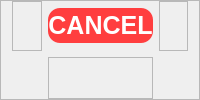
                     <widget class="QFrame" name="frame_cancel_edit_equipment">
                      <property name="minimumSize">
                       <size>
                        <width>0</width>
                        <height>35</height>
                       </size>
                      </property>
                      <property name="maximumSize">
                       <size>
                        <width>16777215</width>
                        <height>100</height>
                       </size>
                      </property>
                      <property name="styleSheet">
                       <string notr="true">border-width: 0px;</string>
                      </property>
                      <property name="frameShape">
                       <enum>QFrame::StyledPanel</enum>
                      </property>
                      <property name="frameShadow">
                       <enum>QFrame::Raised</enum>
                      </property>
                      <layout class="QGridLayout" name="gridLayout_40">
                       <property name="topMargin">
                        <number>0</number>
                       </property>
                       <property name="bottomMargin">
                        <number>0</number>
                       </property>
                       <item row="0" column="2">
                        <widget class="QFrame" name="frame_142">
                         <property name="minimumSize">
                          <size>
                           <width>0</width>
                           <height>50</height>
                          </size>
                         </property>
                         <property name="maximumSize">
                          <size>
                           <width>80</width>
                           <height>16777215</height>
                          </size>
                         </property>
                         <property name="frameShape">
                          <enum>QFrame::StyledPanel</enum>
                         </property>
                         <property name="frameShadow">
                          <enum>QFrame::Raised</enum>
                         </property>
                        </widget>
                       </item>
                       <item row="0" column="1">
                        <widget class="QPushButton" name="cancel_edit_equipment_main_btn">
                         <property name="minimumSize">
                          <size>
                           <width>0</width>
                           <height>35</height>
                          </size>
                         </property>
                         <property name="maximumSize">
                          <size>
                           <width>200</width>
                           <height>35</height>
                          </size>
                         </property>
                         <property name="cursor">
                          <cursorShape>PointingHandCursor</cursorShape>
                         </property>
                         <property name="focusPolicy">
                          <enum>Qt::NoFocus</enum>
                         </property>
                         <property name="styleSheet">
                          <string notr="true">QPushButton{
border-color: #FF3E3F;
background-color: rgb(255, 62, 63);
color: rgb(255, 255, 255);
font: bold 25px Arial, serif;
border-radius: 12px;

cursor: grab;
}

QPushButton:hover{
	border-color:#cc3132;
	background-color: #cc3132;
}
</string>
                         </property>
                         <property name="text">
                          <string>CANCEL</string>
                         </property>
                        </widget>
                       </item>
                       <item row="0" column="0">
                        <widget class="QFrame" name="frame_141">
                         <property name="minimumSize">
                          <size>
                           <width>0</width>
                           <height>50</height>
                          </size>
                         </property>
                         <property name="maximumSize">
                          <size>
                           <width>80</width>
                           <height>16777215</height>
                          </size>
                         </property>
                         <property name="frameShape">
                          <enum>QFrame::StyledPanel</enum>
                         </property>
                         <property name="frameShadow">
                          <enum>QFrame::Raised</enum>
                         </property>
                        </widget>
                       </item>
                       <item row="1" column="1">
                        <widget class="QFrame" name="frame_11">
                         <property name="minimumSize">
                          <size>
                           <width>0</width>
                           <height>25</height>
                          </size>
                         </property>
                         <property name="maximumSize">
                          <size>
                           <width>16777215</width>
                           <height>200</height>
                          </size>
                         </property>
                         <property name="frameShape">
                          <enum>QFrame::StyledPanel</enum>
                         </property>
                         <property name="frameShadow">
                          <enum>QFrame::Raised</enum>
                         </property>
                        </widget>
                       </item>
                      </layout>
                     </widget>
